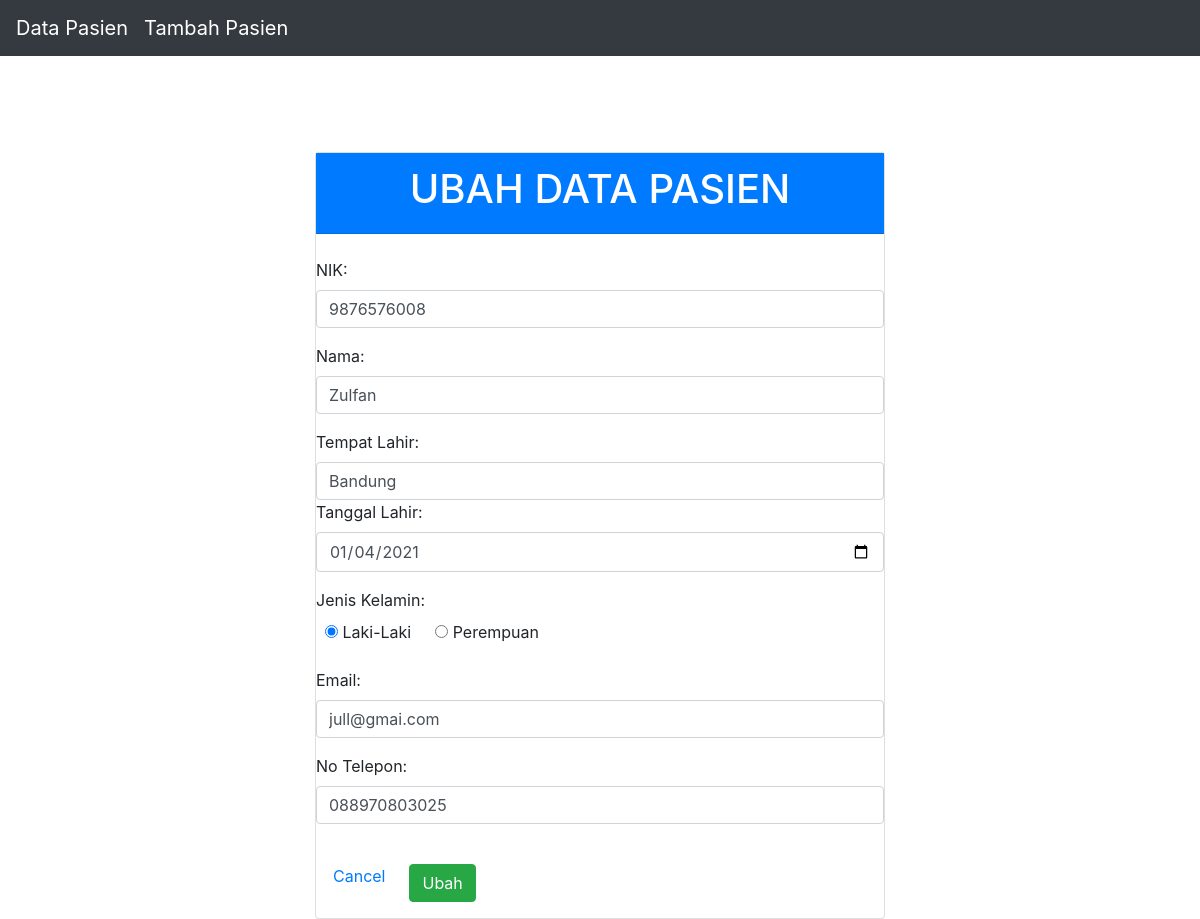
Page /source_code/form.php?id_edit=3 on the committed database.
### tables this page shows
CREATE TABLE `pasien` (
  `id` int(11) NOT NULL,
  `nik` varchar(100) NOT NULL,
  `nama` varchar(100) NOT NULL,
  `tempat` varchar(100) NOT NULL,
  `tl` varchar(100) NOT NULL,
  `gender` varchar(10) NOT NULL,
  `email` varchar(100) NOT NULL,
  `telp` varchar(100) NOT NULL
);

### source_code/presenter/ProsesPasien.php (called while the page is built, shortened)
<?php
class ProsesPasien implements KontrakPasienPresenter
{
	private $tabelpasien;
	private $data = [];
	function __construct()
	{
		try {
			$db_host = "localhost";
			$db_user = "root";
			$db_password = "";
			$db_name = "mvp_01";
			$this->tabelpasien = new TabelPasien($db_host, $db_user, $db_password, $db_name);
			$this->data = array();
		} catch (Exception $e) {
			echo "wiw error" . $e->getMessage();
		}
	}
	function prosesDataPasien()
	{
		try {
			$this->tabelpasien->open();
			$this->tabelpasien->getPasien();
			while ($row = $this->tabelpasien->getResult()) {
				$this->data[] = $row;
			}
		} catch (Exception $e) {
			echo "wiw error part 2" . $e->getMessage();
		}
	}
	function getNik($i)
	{
		return $this->data[$i]['nik'];
	}
	function getNama($i)
	{
		return $this->data[$i]['nama'];
	}
	function getEmail($i)
	{
		return $this->data[$i]['email'];
	}
	function getTelp($i)
	{
		return $this->data[$i]['telp'];
	}
	function getTempat($i)
	{
		return $this->data[$i]['tempat'];
	}
	function getTl($i)
	{
		return $this->data[$i]['tl'];
	}
	function getGender($i)
	{
		return $this->data[$i]['gender'];
	}
}

### source_code/model/DB.class.php (called while the page is built, shortened)
<?php
class DB
{
	var $db_host = '';
	var $db_user = '';
	var $db_password = '';
	var $db_name = '';
	var $db_link = '';
	function __construct($db_host = '', $db_user = '', $db_password = '', $db_name = '')
	{
		$this->db_host = $db_host;
		$this->db_user = $db_user;
		$this->db_password = $db_password;
		$this->db_name = $db_name;
	}
	function open()
	{
		$this->db_link = mysqli_connect($this->db_host, $this->db_user, $this->db_password, $this->db_name);
	}
	function execute($query = "")
	{
		$this->result = mysqli_query($this->db_link, $query);
		return $this->result;
	}
}

### source_code/model/TabelPasien.class.php (called while the page is built, shortened)
<?php
class TabelPasien extends DB
{
	function getPasien()
	{
		$query = "SELECT * FROM pasien";
		return $this->execute($query);
	}
}

### source_code/view/FormPasien.php (the view, shortened to what this page needs)
<?php
include_once("presenter/ProsesPasien.php");
class FormPasien implements KontrakFormPasienView
{
    private $prosespasien;
    function __construct()
    {
        $this->prosespasien = new ProsesPasien();
    }
    function tampilSunting($id)
    {
        $this->prosespasien->prosesDataPasien();
        $data = '<form method="post" action="form.php">
            <br><br>
            <div class="card">
                <input type="text" name="id" class="form-control" value="' . $this->prosespasien->getId($id) . '" hidden />
                <div class="card-header bg-primary">
                    <h1 class="text-white text-center"> UBAH DATA PASIEN </h1>
                </div><br>
                <div class="form-group">
                <label> NIK: </label>
                <input type="text" name="nik" class="form-control" value="' . $this->prosespasien->getNik($id) . '" required />
                </div>
                <div class="form-group">
                <label> Nama: </label>
                <input type="text" name="nama" class="form-control" value="' . $this->prosespasien->getNama($id) . '" required />
                </div>
                <div class="form-group">
                <label> Tempat Lahir: </label>
                <input type="text" name="tempat" class="form-control" value="' . $this->prosespasien->getTempat($id) . '" required />
                <div>
                <div class="form-group">
                <label> Tanggal Lahir: </label>
                <input type="date" name="tl" class="form-control" value="' . $this->prosespasien->getTl($id) . '" required />
                </div>
                <div class="form-group">
                <label> Jenis Kelamin: </label>
                <div class = "row">
                <div class="form-radio px-4"> ';
        if ($this->prosespasien->getGender($id) == "Laki-laki") {
            $data .= '
                <input class="form-radio-input" type="radio" name="gender" id="gender1" value="Laki-laki" checked>';
        } else {
            $data .= '
                <input class="form-radio-input" type="radio" name="gender" id="gender1" value="Laki-laki">';
        }
        $data .= '
                <label class="form-radio-label" for="gender1">
                    Laki-Laki
                </label>
                </div>
                <div class="form-radio">';
        if ($this->prosespasien->getGender($id) == "Perempuan") {
            $data .=
                '
            <input class="form-radio-input" type="radio" name="gender" id="gender2" value="Perempuan" checked>
            ';
        } else {
            $data .= '
            <input class="form-radio-input" type="radio" name="gender" id="gender2" value="Perempuan">
            ';
        }
        $data .= '<label class="form-radio-label" for="gender2">
                    Perempuan
                </label>
                </div>
                </div>
                </div>
                <div class="form-group">
                <label> Email: </label>
                <input type="email" name="email" class="form-control" value="' . $this->prosespasien->getEmail($id) . '" required />
                </div>
                <div class="form-group">
                <label> No Telepon: </label>
                <input type="text" name="telp" class="form-control" value="' . $this->prosespasien->getTelp($id) . '" required />
                </div>
                </br>
                <div class= "row px-2">
                <a class="mx-4" type="submit" name="cancel" href="index.php"> Cancel </a><br>
                <button class="btn btn-success " type="submit" name="edit"> Ubah </button><br>
                </div>
            </div>
        </form>';
    }
}

### rows in the picture
pasien: nik "9876576008", nama "Zulfan", tempat "Bandung", tl "01/04/2021", email "jull@gmai.com", telp "088970803025"

### other values in the picture
$this->content "Data Pasien Tambah Pasien"
